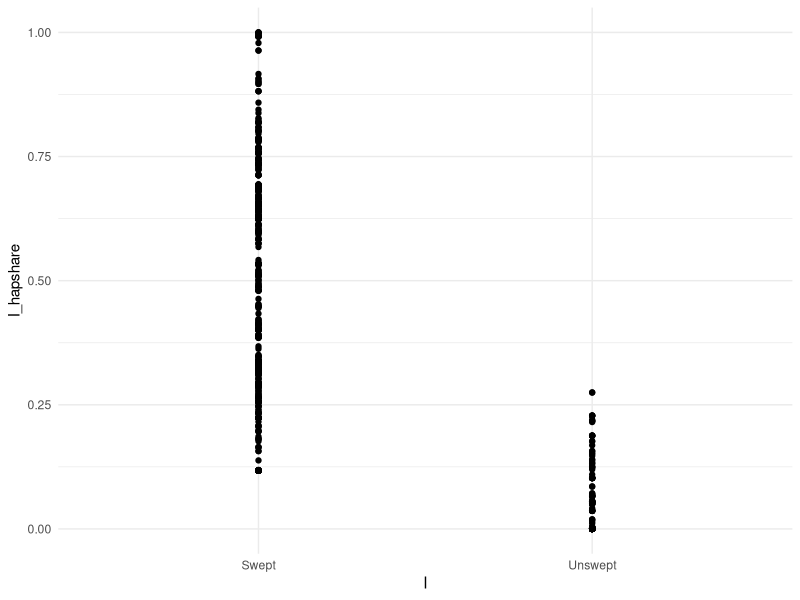

This chart was generated by the following R code: (Note: this script raises an error after producing the figure.)
library(tidyverse)
setwd("~/Documents/projects/NemaScan_Performance/")
strain.data <- data.table::fread("data/CelegansStrainData.tsv") 
sweeps <- data.table::fread("data/sweep_summary.tsv")
hahnel_204 <- data.table::fread("data/hahnel_209.tsv") %>%
  dplyr::select(strain)

# Joining Strain Info
metadata <- sweeps %>%
  dplyr::full_join(., strain.data) %>%
  dplyr::mutate(I = dplyr::if_else(condition = I == TRUE, 
                                   true = "Swept", 
                                   false = "Unswept"),
                II = dplyr::if_else(condition = II == TRUE, 
                                    true = "Swept", 
                                    false = "Unswept"),
                III = dplyr::if_else(condition = III == TRUE, 
                                     true = "Swept", 
                                     false = "Unswept"),
                IV = dplyr::if_else(condition = IV == TRUE, 
                                    true = "Swept", 
                                    false = "Unswept"),
                V = dplyr::if_else(condition = V == TRUE, 
                                   true = "Swept", 
                                   false = "Unswept"),
                X = dplyr::if_else(condition = X == TRUE, 
                                   true = "Swept", 
                                   false = "Unswept"))

metadata %>%
  ggplot(., mapping = aes(x = I, y = I_hapshare)) + 
  theme_minimal() +
  geom_point()

# Sweep-based strain lists
chr.I.swept <- metadata %>%
  dplyr::filter(I == "Swept") %>%
  dplyr::select(isotype) %>%
  dplyr::filter(!duplicated(isotype))
chr.I.unswept <- metadata %>%
  dplyr::filter(I == "Unswept") %>%
  dplyr::select(isotype)%>%
  dplyr::filter(!duplicated(isotype))
chr.I.swept.list <- paste(chr.I.swept$isotype,sep = "",collapse = ",")
chr.I.unswept.list <- paste(chr.I.unswept$isotype,sep = "",collapse = ",")

chr.II.swept <- metadata %>%
  dplyr::filter(II == "Swept") %>%
  dplyr::select(isotype)%>%
  dplyr::filter(!duplicated(isotype))
chr.II.unswept <- metadata %>%
  dplyr::filter(II == "Unswept") %>%
  dplyr::select(isotype)%>%
  dplyr::filter(!duplicated(isotype))
chr.II.swept.list <- paste(chr.II.swept$isotype,sep = "",collapse = ",")
chr.II.unswept.list <- paste(chr.II.unswept$isotype,sep = "",collapse = ",")

chr.III.swept <- metadata %>%
  dplyr::filter(III == "Swept") %>%
  dplyr::select(isotype)%>%
  dplyr::filter(!duplicated(isotype))
chr.III.unswept <- metadata %>%
  dplyr::filter(III == "Unswept") %>%
  dplyr::select(isotype)%>%
  dplyr::filter(!duplicated(isotype))
chr.III.swept.list <- paste(chr.III.swept$isotype,sep = "",collapse = ",")
chr.III.unswept.list <- paste(chr.III.unswept$isotype,sep = "",collapse = ",")

chr.IV.swept <- metadata %>%
  dplyr::filter(IV == "Swept") %>%
  dplyr::select(isotype)%>%
  dplyr::filter(!duplicated(isotype))
chr.IV.unswept <- metadata %>%
  dplyr::filter(IV == "Unswept") %>%
  dplyr::select(isotype)%>%
  dplyr::filter(!duplicated(isotype))
chr.IV.swept.list <- paste(chr.IV.swept$isotype,sep = "",collapse = ",")
chr.IV.unswept.list <- paste(chr.IV.unswept$isotype,sep = "",collapse = ",")

chr.V.swept <- metadata %>%
  dplyr::filter(V == "Swept") %>%
  dplyr::select(isotype)%>%
  dplyr::filter(!duplicated(isotype))
chr.V.unswept <- metadata %>%
  dplyr::filter(V == "Unswept") %>%
  dplyr::select(isotype)%>%
  dplyr::filter(!duplicated(isotype))
chr.V.swept.list <- paste(chr.V.swept$isotype,sep = "",collapse = ",")
chr.V.unswept.list <- paste(chr.V.unswept$isotype,sep = "",collapse = ",")

chr.X.swept <- metadata %>%
  dplyr::filter(X == "Swept") %>%
  dplyr::select(isotype)%>%
  dplyr::filter(!duplicated(isotype))
chr.X.unswept <- metadata %>%
  dplyr::filter(X == "Unswept") %>%
  dplyr::select(isotype)%>%
  dplyr::filter(!duplicated(isotype))
chr.X.swept.list <- paste(chr.X.swept$isotype,sep = "",collapse = ",")
chr.X.unswept.list <- paste(chr.X.unswept$isotype,sep = "",collapse = ",")

genome.swept <- metadata %>%
  dplyr::filter(swept_chroms == 4) %>%
  dplyr::select(isotype)%>%
  dplyr::filter(!duplicated(isotype))
genome.unswept <- metadata %>%
  dplyr::filter(swept_chroms < 4) %>%
  dplyr::select(isotype)%>%
  dplyr::filter(!duplicated(isotype))
genome.swept.list <- paste(genome.swept$isotype,sep = "",collapse = ",")
genome.unswept.list <- paste(genome.unswept$isotype,sep = "",collapse = ",")

# Subsampling of Full CeNDR Set

full.subsample.96.1 <- paste(c(sample(genome.swept$isotype, 41, replace = F),
                                sample(genome.unswept$isotype, 55, replace = F)),
                              sep = "", collapse = ",")
full.subsample.96.2 <- paste(c(sample(genome.swept$isotype, 41, replace = F),
                               sample(genome.unswept$isotype, 55, replace = F)),
                             sep = "", collapse = ",")
full.subsample.96.3 <- paste(c(sample(genome.swept$isotype, 41, replace = F),
                               sample(genome.unswept$isotype, 55, replace = F)),
                             sep = "", collapse = ",")

full.subsample.200.1 <- paste(c(sample(genome.swept$isotype, 86, replace = F),
                                sample(genome.unswept$isotype, 114, replace = F)),
                              sep = "", collapse = ",")
full.subsample.300.1 <- paste(c(sample(genome.swept$isotype, 129, replace = F),
                                sample(genome.unswept$isotype, 171, replace = F)),
                              sep = "", collapse = ",")
full.subsample.200.2 <- paste(c(sample(genome.swept$isotype, 86, replace = F),
                                sample(genome.unswept$isotype, 114, replace = F)),
                              sep = "", collapse = ",")
full.subsample.300.2 <- paste(c(sample(genome.swept$isotype, 129, replace = F),
                                sample(genome.unswept$isotype, 171, replace = F)),
                              sep = "", collapse = ",")
full.subsample.200.3 <- paste(c(sample(genome.swept$isotype, 86, replace = F),
                                sample(genome.unswept$isotype, 114, replace = F)),
                              sep = "", collapse = ",")
full.subsample.300.3 <- paste(c(sample(genome.swept$isotype, 129, replace = F),
                                sample(genome.unswept$isotype, 171, replace = F)),
                              sep = "", collapse = ",")
full.subsample.200.4 <- paste(c(sample(genome.swept$isotype, 86, replace = F),
                                sample(genome.unswept$isotype, 114, replace = F)),
                              sep = "", collapse = ",")
full.subsample.300.4 <- paste(c(sample(genome.swept$isotype, 129, replace = F),
                                sample(genome.unswept$isotype, 171, replace = F)),
                              sep = "", collapse = ",")
full.subsample.200.5 <- paste(c(sample(genome.swept$isotype, 86, replace = F),
                                sample(genome.unswept$isotype, 114, replace = F)),
                              sep = "", collapse = ",")
full.subsample.300.5 <- paste(c(sample(genome.swept$isotype, 129, replace = F),
                                sample(genome.unswept$isotype, 171, replace = F)),
                              sep = "", collapse = ",")

# CeNDR Strain "Sets"
colnames(metadata)
cendr.strain.sets.nested <- strain.data %>%
  dplyr::select(isotype, strain_set) %>%
  dplyr::filter(strain_set %in% c(1:8)) %>%
  dplyr::arrange(strain_set) %>%
  dplyr::group_by(strain_set) %>%
  tidyr::nest()

divergent.set <-  strain.data %>%
  dplyr::select(isotype, strain_set) %>%
  dplyr::filter(strain_set == "D") %>%
  select(isotype)

strain.sets <- c(c(1:8),c(1:8))
strain.sets <- unique(strain.sets)
gather.strain.sets <- t(combn(strain.sets, 2)) %>%
  as.data.frame() %>%
  `colnames<-`(c("set1","set2"))

cendr.strain.set.list <- list()
for(i in 1:nrow(gather.strain.sets)){
  combo <- gather.strain.sets[i,]
  
  set1 <- as.numeric(combo$set1)
  set2 <- as.numeric(combo$set2)


  combined.strain.sets <- data.frame(cendr.strain.sets.nested$data[set1]) %>%
    dplyr::full_join(.,data.frame(cendr.strain.sets.nested$data[set2]))
  
  combo.name <- paste("cendr.set",set1,"set",set2,sep = ".")
  
  strain.list <- paste(combined.strain.sets$isotype,sep = "", collapse = ",")
  cendr.strain.set.list[[i]] <- data.frame(combo.name, strain.list)
}
cendr.strain.sets.df <- do.call(rbind, cendr.strain.set.list) %>%
  `colnames<-`(c("strain.set","strains"))


# Hahnel Benzimidazoles Strains
hahnel.isotypes <- list()
for(j in 1:nrow(hahnel_204)){
  hahnel.strain <- hahnel_204$strain[j]
  hahnel.isotypes[[j]] <- strain.data %>%
    dplyr::select(strain, isotype) %>%
    dplyr::filter(strain == hahnel.strain) %>%
    dplyr::select(isotype)
}
hahnel_isotypes <- Reduce(rbind, hahnel.isotypes) %>%
  dplyr::filter(!duplicated(isotype))
hahnel_isotypes <- paste(hahnel_isotypes$isotype, sep = "", collapse = ",")


# Combine strain sets
strain.lists <- data.frame(c("chr.I.swept","chr.I.unswept",
                             "chr.II.swept","chr.II.unswept",
                             "chr.III.swept","chr.III.unswept",
                             "chr.IV.swept","chr.IV.unswept",
                             "chr.V.swept","chr.V.unswept",
                             "chr.X.swept","chr.X.unswept",
                             "genome.swept","genome.unswept",
                             "full.subsample.200.1", "full.subsample.200.2", "full.subsample.200.3", "full.subsample.200.4", "full.subsample.200.5",
                             "full.subsample.300.1", "full.subsample.300.2", "full.subsample.300.3", "full.subsample.300.4", "full.subsample.300.5",
                             "full.subsample.96.1", "full.subsample.96.2", "full.subsample.96.3","hahnel.isotypes"), 
                           c(chr.I.swept.list, chr.I.unswept.list,
                             chr.II.swept.list, chr.II.unswept.list,
                             chr.III.swept.list, chr.III.unswept.list,
                             chr.IV.swept.list, chr.IV.unswept.list,
                             chr.V.swept.list, chr.V.unswept.list,
                             chr.X.swept.list, chr.X.unswept.list,
                             genome.swept.list, genome.unswept.list,
                             full.subsample.200.1, full.subsample.200.2, full.subsample.200.3, full.subsample.200.4, full.subsample.200.5,
                             full.subsample.300.1, full.subsample.300.2, full.subsample.300.3, full.subsample.300.4, full.subsample.300.5,
                             full.subsample.96.1, full.subsample.96.2, full.subsample.96.3, hahnel_isotypes)) %>%
  `colnames<-`(c("strain.set","strains")) %>%
  dplyr::full_join(cendr.strain.sets.df)
write.table(strain.lists, "output/swept.by.chr.strain.lists.txt", 
            quote = F, row.names = F, col.names = F)

